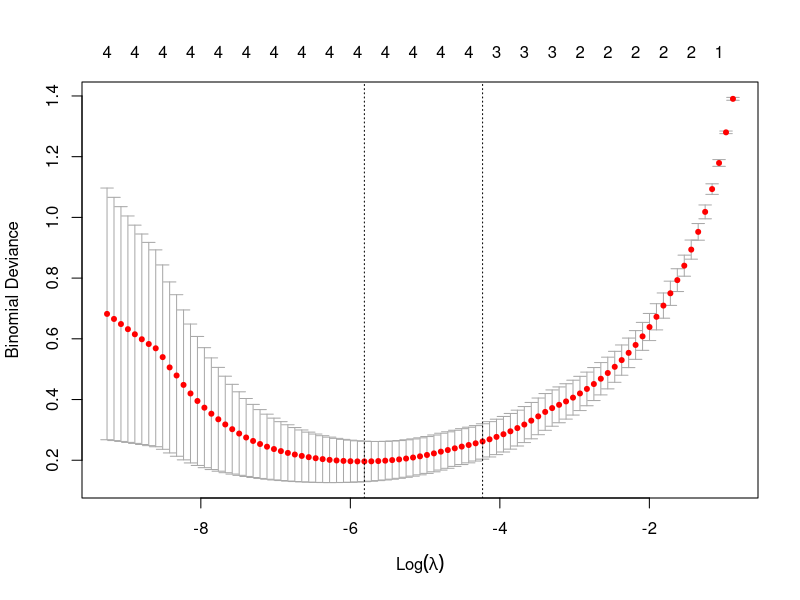

Write R code to recreate this figure. (Note: this script raises an error after producing the figure.)
# GLM/SVM practice

if (!require("e1071")){
  install.packages("e1071")
  libary("e1071")
}
if (!require("glmnet")){
  install.packages("glmnet")
  library("glmnet")
}  
if (!require("dplyr")){
  install.packages("dplyr")
  library("dplyr")
}

# iris Data: Iris, introduced by Ronald Fisher in his 1936 paper
# "The use of multiple measurements in taxonomic problems", 
# contains three plant species (setosa, virginica, versicolor) 
# and four features measured for each sample. 
# These quantify the morphologic variation of the iris flower in its three species,
# all measurements given in centimeters. 

# View(iris)

cdata <- iris %>% 
  dplyr::filter(Species %in% c("versicolor", "virginica")) %>%
  mutate(label = as.integer(Species == "versicolor")) %>%
  select(-Species)
x <- subset(cdata, select = -label)
y <- cdata$label


# SVM-linear kernel
model_svm_l <- svm(as.factor(label) ~ ., data = cdata, kernel = "linear")
summary(model_svm_l)

y_pred_svm_l <- predict(model_svm_l, x)

table(y_pred_svm_l, y)

# SVM-gaussian kernel
model_svm_g <- svm(as.factor(label) ~ ., data = cdata)
summary(model_svm_g)

y_pred_svm_g <- predict(model_svm_g, x)

table(y_pred_svm_g, y)


# SVM-gaussian kernel-soft score
model_svm_c <- svm(as.factor(label) ~ ., data = cdata, cost = 10)
summary(model_svm_c)

y_pred_svm_c <- predict(model_svm_c, x)

table(y_pred_svm_c, y)



# GLM
model_glm <- glm(label ~ ., data = cdata, family = "binomial")
summary(model_glm)

p_pred_glm <- predict(model_glm, x, type = "response")
y_pred_glm <- as.integer(p_pred_glm >= 0.5)
# using "y_pred_glm <- predict(model_glm, x)" will only lead to results of linear predictors

table(y_pred_glm, y)

# GLM with LASSO

model_glmnet <- cv.glmnet(as.matrix(x), y, family = "binomial")
plot(model_glmnet)
coef(model_glmnet)
p_pred_glmnet <- predict(model_glm_lasso, as.matrix(x), type = "response")
y_pred_glmnet <- as.integer(p_pred_glmnet >= 0.5)

table(y_pred_glmnet, y)


